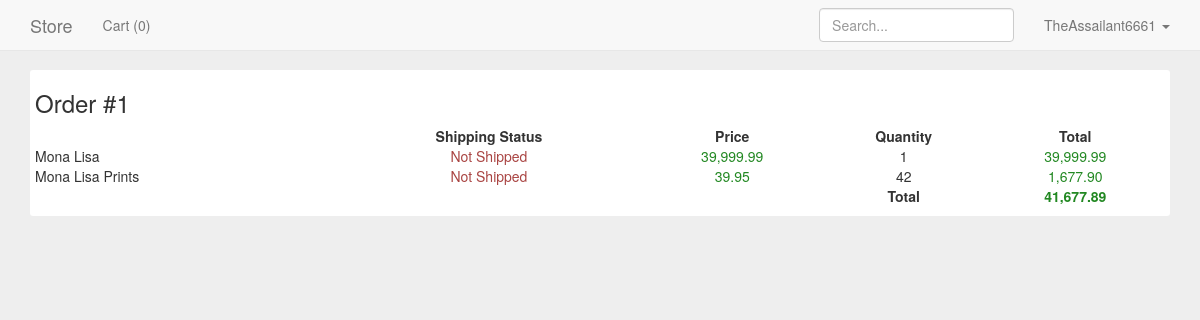
The page /orders.php (signed in) on the database its author committed.
### tables this page shows
CREATE TABLE suborders(
  suborder_id int NOT NULL AUTO_INCREMENT,
  order_id int NOT NULL,
  product_id int NOT NULL,
  quantity int NOT NULL,
  unitprice decimal(10,2) NOT NULL,
  fulfilled tinyint(1),
  PRIMARY KEY (suborder_id),
  FOREIGN KEY (order_id) REFERENCES orders(order_id),
  FOREIGN KEY (product_id) REFERENCES products(product_id)
);

CREATE TABLE products(
  product_id int NOT NULL AUTO_INCREMENT,
  product_name varchar(255) NOT NULL,
  product_description text NOT NULL,
  product_price decimal(10,2) NOT NULL,
  product_stock int NOT NULL,
  vendor_id int NOT NULL,
  category_id int NOT NULL,
  product_picture text,
  product_approved tinyint(1),
  PRIMARY KEY (product_id),
  FOREIGN KEY (vendor_id) REFERENCES shopping_users(user_id),
  FOREIGN KEY (category_id) REFERENCES categories(category_id)
);

### php/verify_login.php (called while the page is built, shortened)
<?php
	function isLoggedIn(){
		return $_SESSION['username'] != null;
	}
	function isVendor(){
		if(isLoggedIn()){
			global $user;
			if($user == null){
				$qu = "SELECT * FROM shopping_users WHERE username = '{$_SESSION['username']}'";
				$r = mysqli_query($GLOBALS['dbc'],$qu);
				$user = mysqli_fetch_array($r);
			}
			return $user['vendor'];
		}
		else{
			return false;
		}
	}
?>

### orders.php (the view, shortened to what this page needs)
<?php include("php/header.php"); ?>
<div class="container">
	<div>
		<?php
			global $user;
			$user_id = $user['user_id'];
			$q = "SELECT * FROM orders INNER JOIN suborders ON suborders.order_id=orders.order_id INNER JOIN products ON suborders.product_id=products.product_id WHERE user_id = {$user_id}";
			$orders = mysqli_query($dbc,$q);
			$currentorder = 0;
			$sum = 0.00;
			while($p = mysqli_fetch_array($orders)){
				if($currentorder == 0){
					echo "<article class=\"product clearfix\">";
					$currentorder = $p['order_id'];
					echo "<h3 style=\"margin-top:10px\">Order #{$currentorder}</h3>";
					echo "<table style=\"width:100%\">";
					echo "<th></th>";
					echo "<th style=\"text-align:center\">Shipping Status</th>";
					echo "<th style=\"text-align:center\">Price</th>";
					echo "<th style=\"text-align:center\">Quantity</th>";
					echo "<th style=\"text-align:center\">Total</th>";
					echo "<tr>";
						echo "<td>{$p['product_name']}</td>";
						if($p['fulfilled']){
							echo "<td style=\"text-align:center\" class=\"text-success\" >Shipped</td>";
						}
						else{
							echo "<td style=\"text-align:center\" class=\"text-danger\" >Not Shipped</td>";
						}
						$m = money_format("$%!i", $p['unitprice']);
						echo "<td style=\"text-align:center\" class=\"product-price\">{$m}</td>";
						echo "<td style=\"text-align:center\" >{$p['quantity']}</td>";
						$total = $p['unitprice'] * $p['quantity'];
						$sum = $sum + $total;
						$mp = money_format("$%!i", $total);
						echo "<td style=\"text-align:center\" class=\"product-price\">{$mp}</td>";
					echo "</tr>";
				}
				else if($currentorder == $p['order_id']){
					echo "<tr>";
						echo "<td>{$p['product_name']}</td>";
						if($p['fulfilled']){
							echo "<td style=\"text-align:center\" class=\"text-success\" >Shipped</td>";
						}
						else{
							echo "<td style=\"text-align:center\" class=\"text-danger\" >Not Shipped</td>";
						}
						$m = money_format("$%!i", $p['unitprice']);
						echo "<td style=\"text-align:center\" class=\"product-price\">{$m}</td>";
						echo "<td style=\"text-align:center\" >{$p['quantity']}</td>";
						$total = $p['unitprice'] * $p['quantity'];
						$sum = $sum + $total;
						$mp = money_format("$%!i", $total);
						echo "<td style=\"text-align:center\" class=\"product-price\">{$mp}</td>";
					echo "</tr>";
				}
			}
			echo "<tr>";
			echo "<td></td>";
			echo "<td></td>";
			echo "<td></td>";
			echo "<td style=\"text-align:center\"><b>Total</b></td>";
			$ordertotal = money_format("$%!i", $sum);
			echo "<td style=\"text-align:center\" class=\"product-price\"><b>{$ordertotal}</b></td>";
			echo "</tr>";
			echo "</table>";
			echo "</article>";
		?>
	</div>
</div>

### php/header.php (shortened to what this page needs)
<!DOCTYPE html>
<html>
	<head>
		<link rel="stylesheet" href="https://maxcdn.bootstrapcdn.com/bootstrap/3.3.4/css/bootstrap.min.css">
		<link rel="stylesheet" href="https://maxcdn.bootstrapcdn.com/font-awesome/4.3.0/css/font-awesome.min.css">
		<link rel="stylesheet" href="css/custom.css">
	</head>
	<body>
		<?php
			include("php/navbar.php");
		?>

### php/navbar.php (shortened to what this page needs)
<nav class="navbar navbar-default navbar-fixed-top">
	<div class="container">
		<div class="navbar-header">
			<a class="navbar-brand" href="index.php">Store</a>
		</div>
		<div id="navbar" class="navbar-collapse collapse">
			<ul class="nav navbar-nav">
				<li><a href="cart.php">Cart (<span id="cart-size"><?php
					if($_COOKIE['cartjson'] != null){
						$cart = json_decode($_COOKIE['cartjson'], true);
						echo count($cart);
					}
					else{
						echo "0";
					}
				?></span>)</a></li>
			</ul>
			<ul class="nav navbar-nav navbar-right">
				<?php include("php/verify_login.php");
					if(isLoggedIn()){
						echo "<li class=\"dropdown\"><a class=\"dropdown-toggle\" data-toggle=\"dropdown\" role=\"button\">{$_SESSION['username']} <span class=\"caret\"></span></a>";
								if(isVendor()){
									echo "<li class=\"divider\"></li>";
									echo "<li class=\"dropdown-header\">Vendor</li>";
									echo "<li><a href=\"vendor_products.php\">Products</a></li>";
									echo "<li><a href=\"new_orders.php\">New Orders</a></li>";
									echo "<li><a href=\"vendor_sales.php\">Sales</a></li>";
								}
						echo "</li>";
					}
					else{
						echo "<li><a href=\"login.php\">Log in</a></li>";
						echo "<li><a href=\"register.php\">Register</a></li>";
					}
				?>
			</ul>
			<form method="GET" action="search.php" class="navbar-form navbar-right"><input type="text" name="q" class="form-control" placeholder="Search..."></form>
		</div>
	</div>
</nav>

### css/custom.css (style rules this page uses)
html { position:relative; min-height:100%; }
body { margin-top: 70px; margin-bottom:60px; background-color:#eee; }
.product { background-color:#fff; padding:10px 5px; margin-bottom:10px; border-radius:3px; }
.product-price { color:#282; margin-top:0; }

### rows shown on the page
suborders: order "1", product.product_name "Mona Lisa", shows "Not Shipped", unitprice "39,999.99", quantity "1", mp "39,999.99"
suborders: product.product_name "Mona Lisa Prints", shows "Not Shipped", unitprice "39.95", quantity "42", mp "1,677.90"

### other values the page prints
$_SESSION['username'] "TheAssailant6661"
$ordertotal "41,677.89"
